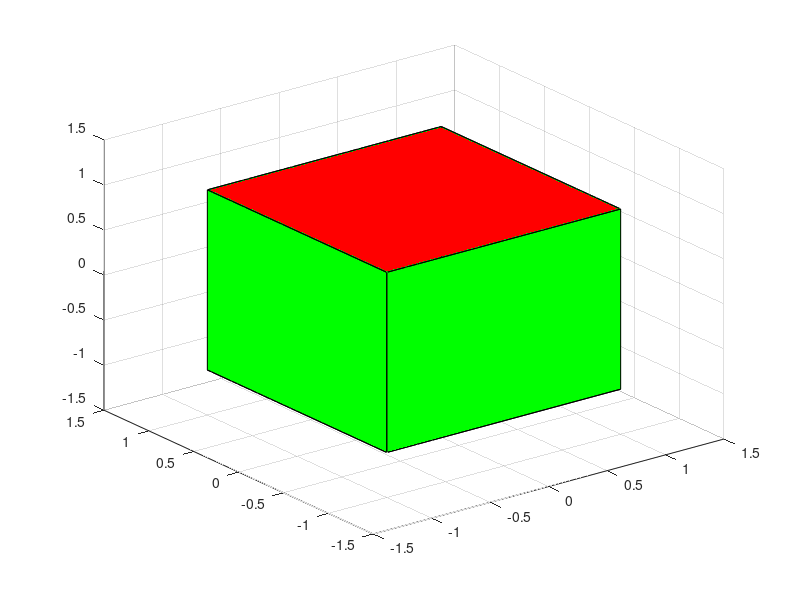

The MATLAB script that drew this image: (Note: this script raises an error after producing the figure.)
%% simple cube
a = -pi : pi/2 : pi;                                % Define Corners
ph = pi/4; %default: pi/4                                          % Define Angular Orientation ( Phase%)
x = [cos(a+ph); cos(a+ph)]/cos(ph);
y = [sin(a+ph); sin(a+ph)]/sin(ph);
z = [-ones(size(a)); ones(size(a))];

figure
surf(x, y, z, 'FaceColor','g')                      % Plot Cube
hold on
patch(x', y', z', 'r')                              % Make Cube Appear Solid
hold off
axis([ -1  1    -1  1    -1  1]*1.5)
grid on

%% Orietation Plot
ld = load('rpy_9axis.mat')

accel = ld.sensorData.Acceleration;
gyro = ld.sensorData.AngularVelocity;
Fs  = ld.Fs;
decim = 2;
fuse = imufilter('SampleRate',Fs,'DecimationFactor',decim);

pose = fuse(accel,gyro);

tp = theaterPlot('XLimit',[-2 2],'YLimit',[-2 2],'ZLimit',[-2 2]);
op = orientationPlotter(tp,'DisplayName','Fused Data',...
    'LocalAxesLength',2);

for i=1:numel(pose)
    plotOrientation(op, pose(i))
    drawnow
end

%% second orientation plot

%double acRoll, acPitch, gyRoll, gyPitch, gyYaw, trueRoll, truePitch, trueYaw;
%#define RAD_TO_DEG 57.295779513082320876798154814105
%double eulerOrt(double acX, double acY, double acZ, double gyX, double gyY, double gyZ,  double freq) {

%t = (freq / 1000); //hz is not time but frequenzy
gyX = imu.gyro_x_radps() - gXOFF;
gyY = imu.gyro_y_radps() - gYOFF;
gyZ = imu.gyro_z_radps() - gZOFF;

aX = imu.accel_x_mps2() - aXOFF;
aY = imu.accel_y_mps2() - aYOFF;
aZ = imu.accel_z_mps2() - aZOFF;

aX = aX / 9.81;
aY = aY / 9.81;
aZ = aZ / 9.81;

acRoll = atan(aY / sqrt(pow(aX, 2) + pow(aZ, 2))) * 180 / pi;
acPitch = atan(-1 * aX / sqrt(pow(aY, 2) + pow(aZ, 2))) * 180 / pi;

gyRoll = gyRoll + gyX * 0.5 *  t; % deg/s * t = deg
gyPitch = gyPitch + gyY * 0.5 * t;
gyYaw = gyYaw + gyZ * 0.5 *   t;

% Complementary filter - combine acceleromter and gyro angle values
trueRoll = 0.5 * gyRoll + 0.5 * acRoll;
truePitch = 0.5 * gyPitch + 0.5 * acPitch;
trueYaw = gyYaw;

%#ifdef CSVDEGREE
Serial.print(t);
Serial.print("\t");
Serial.print(trueRoll);
Serial.print("\t");
Serial.print(truePitch);
Serial.print("\t");
Serial.print(trueYaw);
Serial.print("\n");
%#endif

